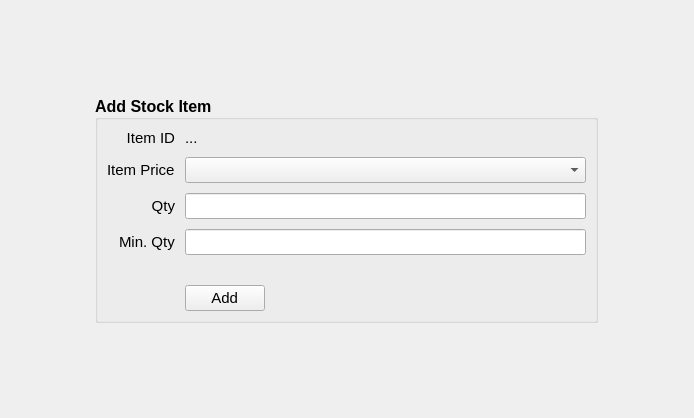
<?xml version="1.0" encoding="UTF-8"?>
<ui version="4.0">
 <class>AddStockItem</class>
 <widget class="QWidget" name="AddStockItem">
  <property name="geometry">
   <rect>
    <x>0</x>
    <y>0</y>
    <width>694</width>
    <height>418</height>
   </rect>
  </property>
  <property name="windowTitle">
   <string>Form</string>
  </property>
  <layout class="QGridLayout" name="gridLayout">
   <item row="0" column="0">
    <widget class="QGroupBox" name="groupBox">
     <property name="sizePolicy">
      <sizepolicy hsizetype="Fixed" vsizetype="Fixed">
       <horstretch>0</horstretch>
       <verstretch>0</verstretch>
      </sizepolicy>
     </property>
     <property name="font">
      <font>
       <pointsize>12</pointsize>
       <weight>75</weight>
       <bold>true</bold>
      </font>
     </property>
     <property name="title">
      <string>Add Stock Item</string>
     </property>
     <property name="alignment">
      <set>Qt::AlignLeading|Qt::AlignLeft|Qt::AlignVCenter</set>
     </property>
     <layout class="QFormLayout" name="formLayout">
      <property name="labelAlignment">
       <set>Qt::AlignRight|Qt::AlignTrailing|Qt::AlignVCenter</set>
      </property>
      <property name="horizontalSpacing">
       <number>10</number>
      </property>
      <property name="verticalSpacing">
       <number>10</number>
      </property>
      <item row="0" column="0">
       <widget class="QLabel" name="label_2">
        <property name="font">
         <font>
          <pointsize>11</pointsize>
          <weight>50</weight>
          <bold>false</bold>
         </font>
        </property>
        <property name="text">
         <string>Item ID</string>
        </property>
        <property name="alignment">
         <set>Qt::AlignRight|Qt::AlignTrailing|Qt::AlignVCenter</set>
        </property>
       </widget>
      </item>
      <item row="0" column="1">
       <widget class="QLabel" name="itemIDLabel">
        <property name="font">
         <font>
          <pointsize>11</pointsize>
          <weight>50</weight>
          <bold>false</bold>
         </font>
        </property>
        <property name="text">
         <string>...</string>
        </property>
       </widget>
      </item>
      <item row="1" column="0">
       <widget class="QLabel" name="label_3">
        <property name="font">
         <font>
          <pointsize>11</pointsize>
          <weight>50</weight>
          <bold>false</bold>
         </font>
        </property>
        <property name="text">
         <string>Item Price</string>
        </property>
       </widget>
      </item>
      <item row="1" column="1">
       <widget class="QComboBox" name="itemPriceComboBox">
        <property name="font">
         <font>
          <pointsize>11</pointsize>
          <weight>50</weight>
          <bold>false</bold>
         </font>
        </property>
       </widget>
      </item>
      <item row="2" column="0">
       <widget class="QLabel" name="label_4">
        <property name="sizePolicy">
         <sizepolicy hsizetype="Maximum" vsizetype="Expanding">
          <horstretch>0</horstretch>
          <verstretch>0</verstretch>
         </sizepolicy>
        </property>
        <property name="sizeIncrement">
         <size>
          <width>0</width>
          <height>0</height>
         </size>
        </property>
        <property name="font">
         <font>
          <pointsize>11</pointsize>
          <weight>50</weight>
          <bold>false</bold>
         </font>
        </property>
        <property name="layoutDirection">
         <enum>Qt::RightToLeft</enum>
        </property>
        <property name="text">
         <string>Qty</string>
        </property>
        <property name="alignment">
         <set>Qt::AlignRight|Qt::AlignTrailing|Qt::AlignVCenter</set>
        </property>
        <property name="margin">
         <number>0</number>
        </property>
       </widget>
      </item>
      <item row="2" column="1">
       <widget class="QLineEdit" name="qty">
        <property name="font">
         <font>
          <pointsize>11</pointsize>
          <weight>50</weight>
          <bold>false</bold>
         </font>
        </property>
       </widget>
      </item>
      <item row="3" column="0">
       <widget class="QLabel" name="label_5">
        <property name="font">
         <font>
          <pointsize>11</pointsize>
          <weight>50</weight>
          <bold>false</bold>
         </font>
        </property>
        <property name="text">
         <string>Min. Qty</string>
        </property>
       </widget>
      </item>
      <item row="3" column="1">
       <widget class="QLineEdit" name="minQty">
        <property name="font">
         <font>
          <pointsize>11</pointsize>
          <weight>50</weight>
          <bold>false</bold>
         </font>
        </property>
       </widget>
      </item>
      <item row="4" column="0">
       <spacer name="verticalSpacer">
        <property name="orientation">
         <enum>Qt::Vertical</enum>
        </property>
        <property name="sizeType">
         <enum>QSizePolicy::Fixed</enum>
        </property>
        <property name="sizeHint" stdset="0">
         <size>
          <width>20</width>
          <height>10</height>
         </size>
        </property>
       </spacer>
      </item>
      <item row="4" column="1">
       <spacer name="verticalSpacer_2">
        <property name="orientation">
         <enum>Qt::Vertical</enum>
        </property>
        <property name="sizeType">
         <enum>QSizePolicy::Fixed</enum>
        </property>
        <property name="sizeHint" stdset="0">
         <size>
          <width>401</width>
          <height>10</height>
         </size>
        </property>
       </spacer>
      </item>
      <item row="5" column="0">
       <spacer name="horizontalSpacer_3">
        <property name="orientation">
         <enum>Qt::Horizontal</enum>
        </property>
        <property name="sizeHint" stdset="0">
         <size>
          <width>40</width>
          <height>25</height>
         </size>
        </property>
       </spacer>
      </item>
      <item row="5" column="1">
       <layout class="QHBoxLayout" name="horizontalLayout_2">
        <item>
         <widget class="QPushButton" name="addItemButton">
          <property name="font">
           <font>
            <pointsize>11</pointsize>
            <weight>50</weight>
            <bold>false</bold>
           </font>
          </property>
          <property name="text">
           <string> Add </string>
          </property>
         </widget>
        </item>
        <item>
         <spacer name="horizontalSpacer_2">
          <property name="orientation">
           <enum>Qt::Horizontal</enum>
          </property>
          <property name="sizeHint" stdset="0">
           <size>
            <width>40</width>
            <height>20</height>
           </size>
          </property>
         </spacer>
        </item>
       </layout>
      </item>
     </layout>
    </widget>
   </item>
  </layout>
 </widget>
 <resources/>
 <connections/>
</ui>
